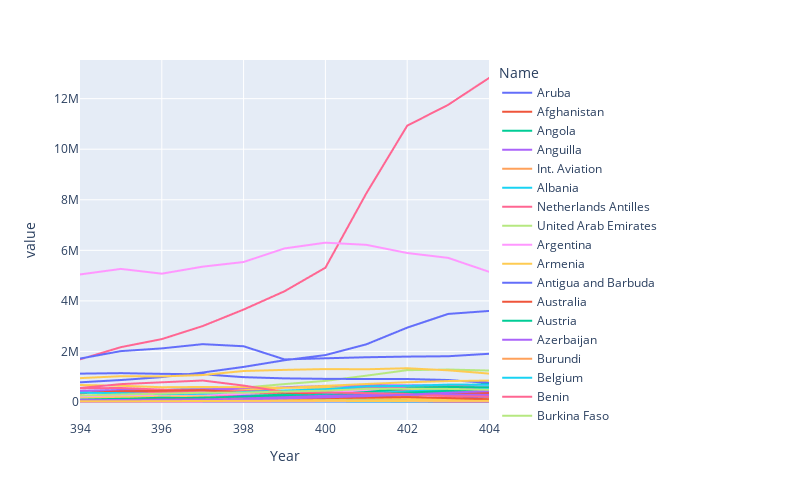

Here is the notebook cell this chart was saved with:
### Code cell
px.line(df_emmision_5_years, width=800, height=500)
